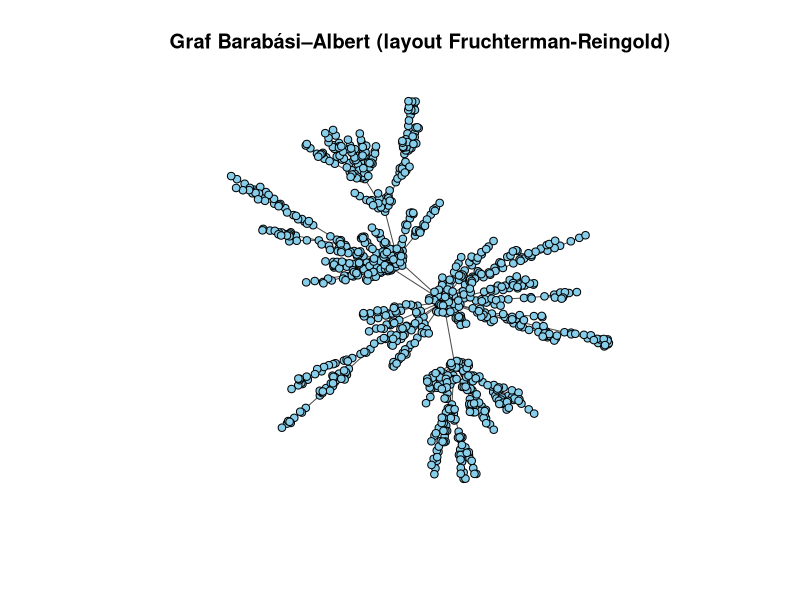

Recreate this plot in R.
library(igraph)

set.seed(45)

# 2. Wygeneruj graf wedle modelu Barabási-Albert z tysiącem węzłów
g <- sample_pa(n = 1000, power = 1, m = 1, directed = FALSE)

# 3. Zwizualizuj graf layoutem Fruchterman & Reingold
layout_fr <- layout_with_fr(g)

plot(
  g,
  layout = layout_fr,
  vertex.label = NA,
  vertex.size = 4,
  vertex.color = "skyblue",
  edge.color = "grey30",
  main = "Graf Barabási–Albert (layout Fruchterman-Reingold)"
)

# 4. Znajdź najbardziej centralny węzeł według miary betweenness, jaki ma numer?
btw <- betweenness(g, directed = FALSE)
most_central_node <- which.max(btw)

cat("\nNajbardziej centralny węzeł (betweenness):", most_central_node, "\n")
cat("Jego wartość betweenness:", btw[most_central_node], "\n\n")

# 5. Jaka jest średnica grafu?
graph_diameter <- diameter(g)
cat("Średnica grafu:", graph_diameter, "\n")

# 6. W komentarzu napisz czym różnią się grafy Barabási-Albert i Erdős-Rényi.

# Graf Erdős–Rényi powstaje całkowicie losowo, więc większość węzłów ma
# podobną liczbę połączeń i nie pojawiają się wyraźne huby.
# Stopnie węzłów są podobne. Występuje niewiele węzłów o bardzo wysokim stopniu.
# Graf Barabási–Albert rośnie w czasie i nowe węzły częściej dołączają
# do tych już dobrze połączonych, dlatego  tworzą się huby i sieć
# ma strukturę scale-free. Średnica grafu Barabási–Albert jest zwykle mniejsza
# niż w grafie Erdős–Rényi o tej samej liczbie węzłów i krawędzi,
# ze względu na obecność hubów, które skracają ścieżki między węzłami.
# W grafie Barabási–Albert kilka węzłów ma bardzo wysoki stopień, ale większość
# ma niski stopień.
